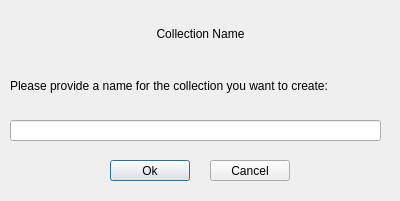
<?xml version="1.0" encoding="UTF-8"?>
<ui version="4.0">
 <class>linkCollectionDialog</class>
 <widget class="QDialog" name="linkCollectionDialog">
  <property name="geometry">
   <rect>
    <x>0</x>
    <y>0</y>
    <width>400</width>
    <height>201</height>
   </rect>
  </property>
  <property name="windowTitle">
   <string>Collection Name</string>
  </property>
  <property name="windowIcon">
   <iconset resource="images.qrc">
    <normaloff>:/icons/link_icon.png</normaloff>:/icons/link_icon.png</iconset>
  </property>
  <widget class="QLabel" name="topLabel">
   <property name="geometry">
    <rect>
     <x>140</x>
     <y>23</y>
     <width>121</width>
     <height>21</height>
    </rect>
   </property>
   <property name="text">
    <string>Collection Name</string>
   </property>
   <property name="alignment">
    <set>Qt::AlignCenter</set>
   </property>
  </widget>
  <widget class="QLabel" name="explanationLabel">
   <property name="geometry">
    <rect>
     <x>10</x>
     <y>60</y>
     <width>351</width>
     <height>51</height>
    </rect>
   </property>
   <property name="text">
    <string>Please provide a name for the collection you want to create:</string>
   </property>
   <property name="wordWrap">
    <bool>true</bool>
   </property>
  </widget>
  <widget class="QLineEdit" name="lineEdit">
   <property name="geometry">
    <rect>
     <x>10</x>
     <y>120</y>
     <width>371</width>
     <height>21</height>
    </rect>
   </property>
  </widget>
  <widget class="QPushButton" name="buttonOk">
   <property name="geometry">
    <rect>
     <x>110</x>
     <y>160</y>
     <width>80</width>
     <height>21</height>
    </rect>
   </property>
   <property name="minimumSize">
    <size>
     <width>80</width>
     <height>20</height>
    </size>
   </property>
   <property name="cursor">
    <cursorShape>PointingHandCursor</cursorShape>
   </property>
   <property name="text">
    <string>Ok</string>
   </property>
  </widget>
  <widget class="QPushButton" name="buttonCancel">
   <property name="geometry">
    <rect>
     <x>210</x>
     <y>160</y>
     <width>80</width>
     <height>21</height>
    </rect>
   </property>
   <property name="minimumSize">
    <size>
     <width>80</width>
     <height>20</height>
    </size>
   </property>
   <property name="cursor">
    <cursorShape>PointingHandCursor</cursorShape>
   </property>
   <property name="text">
    <string>Cancel</string>
   </property>
  </widget>
 </widget>
 <resources>
  <include location="images.qrc"/>
 </resources>
 <connections/>
</ui>
